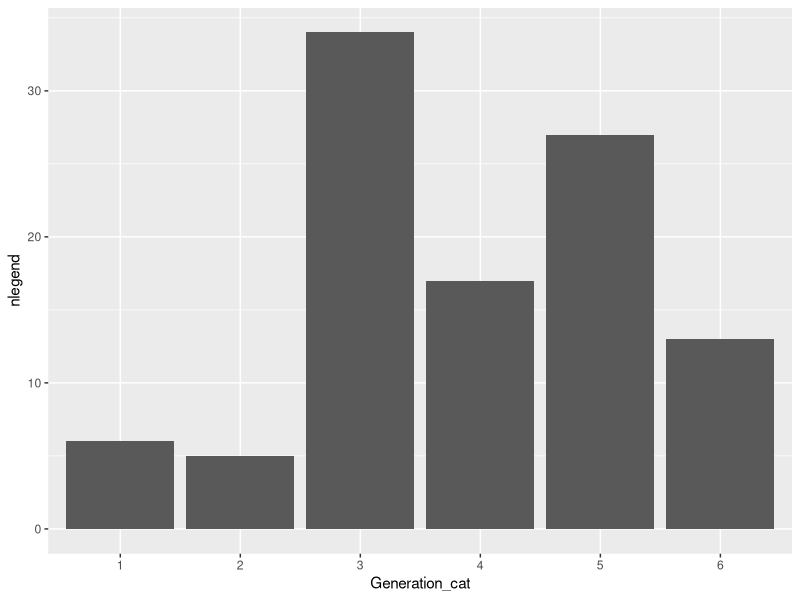
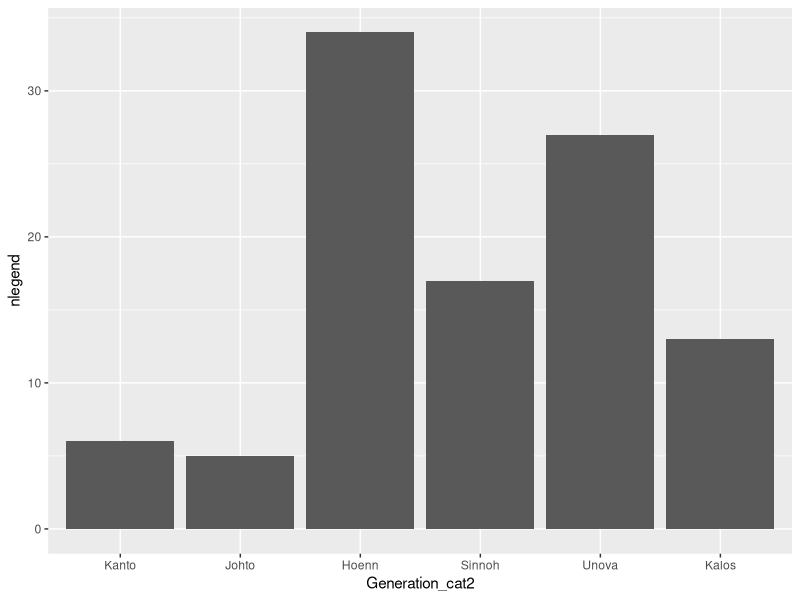
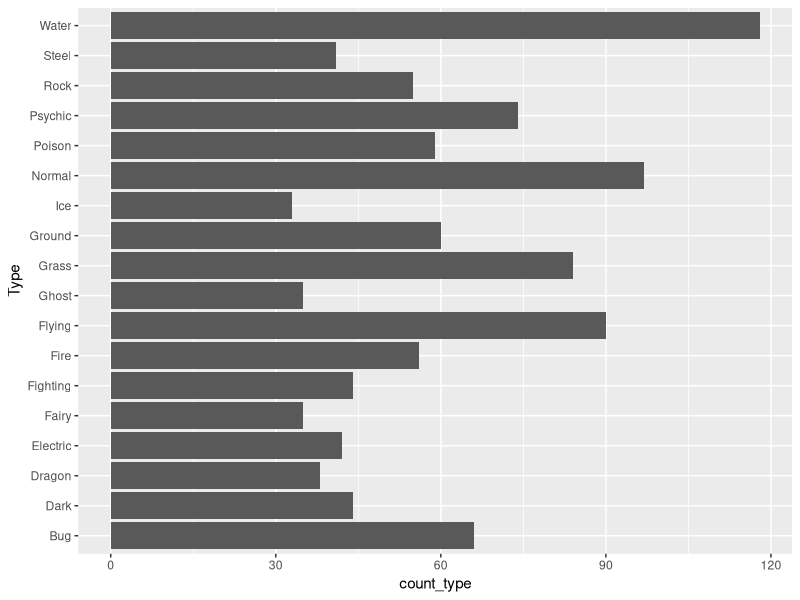
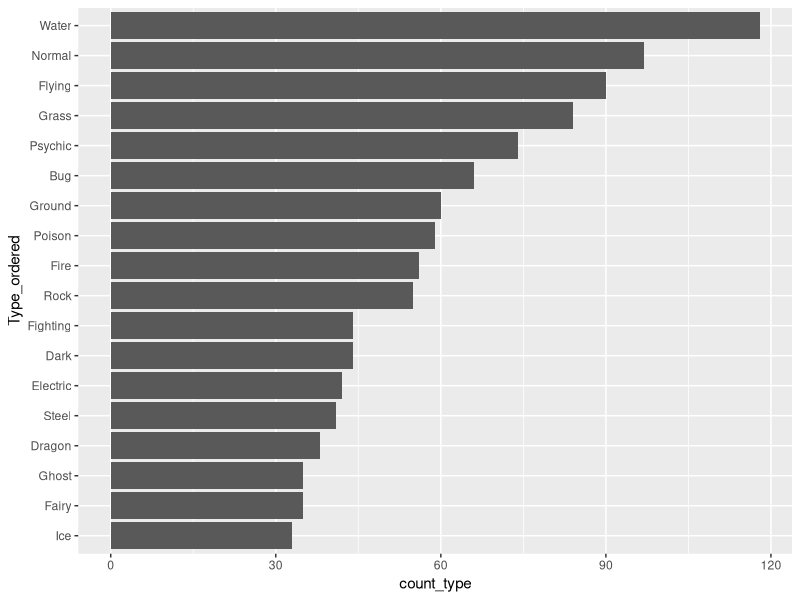
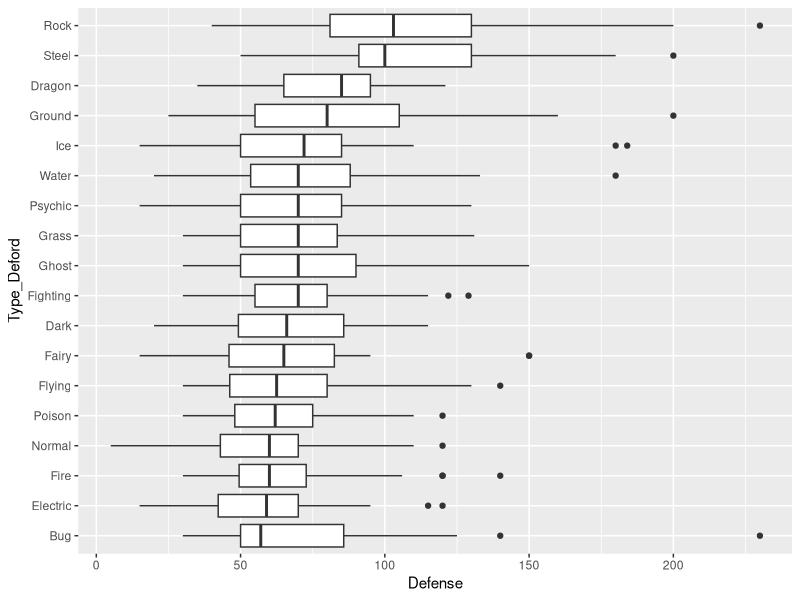
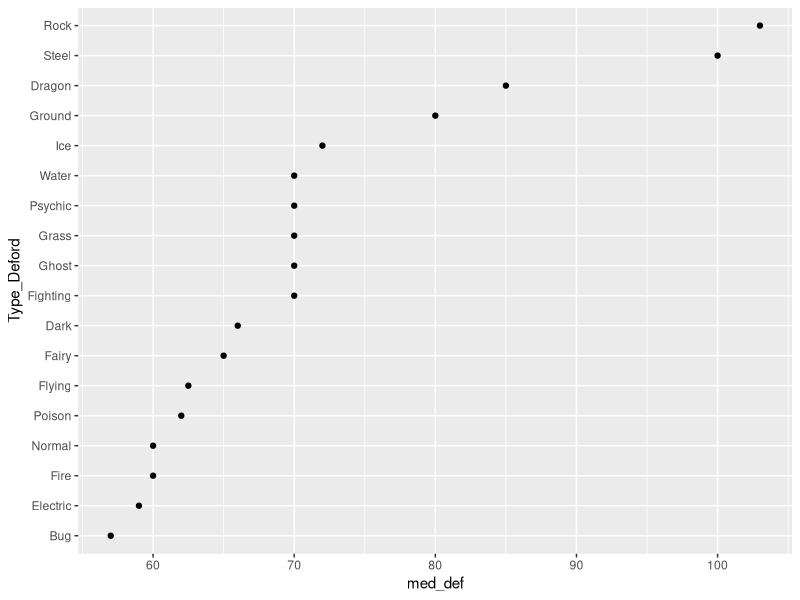
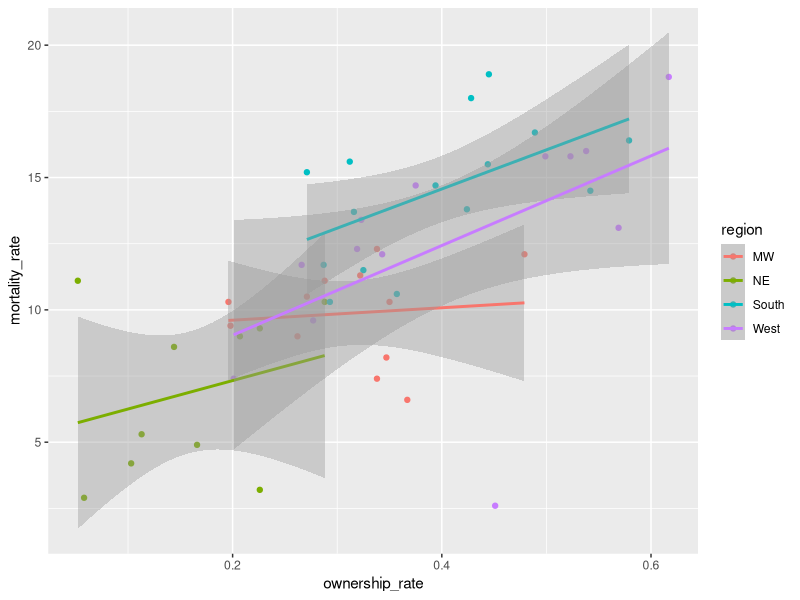
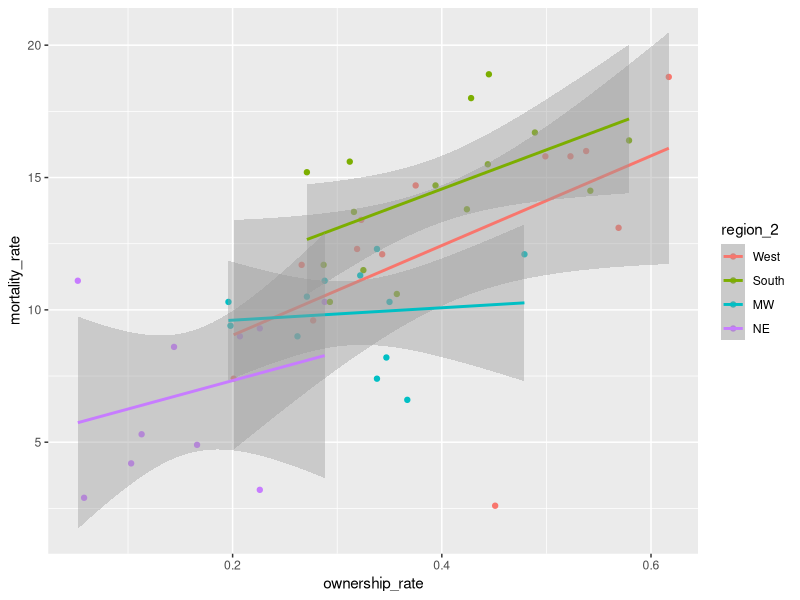

Reproduce these figures in R, in order.
## ---- chunk 1
library(tidyverse)
pokemon_df <- read_csv("data/pokemon_allgen.csv") %>%
  mutate(Generation_cat = factor(Generation))
## ---- chunk 2
pokemon_df %>% group_by(`Type 1`) %>%
  summarise(counttype = n())
## ---- chunk 3
pokemon_legend <- pokemon_df %>% filter(Legendary == TRUE) %>%
  group_by(Generation_cat) %>%
  summarise(nlegend = n())
ggplot(data = pokemon_legend, aes(x = Generation_cat, y = nlegend)) +
  geom_col()
## ---- chunk 4
pokemon_legend <- pokemon_legend %>%
  mutate(Generation_cat2 = fct_recode(Generation_cat, Kanto = "1",
                                      Johto = "2", Hoenn = "3",
                                      Sinnoh = "4", Unova = "5",
                                      Kalos = "6")) %>%
  select(Generation_cat2, everything())
head(pokemon_legend)
ggplot(data = pokemon_legend,
       aes(x = Generation_cat2, y = nlegend)) +
  geom_col()
## ---- chunk 5
pokemon_long <- pokemon_df %>% pivot_longer(c(`Type 1`, `Type 2`),
                            names_to = "Number",
                            values_to = "Type")
pokemon_long %>%
  mutate(new_type = fct_collapse(Type, Coolest = c("Ice", "Dark"),
                                 Least_Cool = c("Fire", "Fighting", "Poison"))) %>%
  select(new_type, Type, everything())
## ---- chunk 6
pokemon_nodup <- pokemon_df %>% group_by(`#`) %>% slice(1) %>%
  ungroup()
pokemon_long <- pokemon_nodup %>%
  pivot_longer(c(`Type 1`, `Type 2`),
               names_to = "Number",
               values_to = "Type")
pokemon_sum <- pokemon_long %>%
  group_by(Type) %>%
  summarise(count_type = n()) %>%
  filter(!is.na(Type))
ggplot(data = pokemon_sum, aes(x = Type,
                               y = count_type)) +
  geom_col() +
  coord_flip()  ## flips the x and y axes
## ---- chunk 7
pokemon_sum <- pokemon_sum %>% 
  mutate(Type_ordered = fct_reorder(.f = Type, .x = count_type))
ggplot(data = pokemon_sum, aes(x = Type_ordered,
                               y = count_type)) +
  geom_col() +
  coord_flip()
## ---- chunk 8
pokemon_long <- pokemon_long %>%
  filter(!is.na(Type)) %>%
  mutate(Type_Deford = fct_reorder(.f = Type, .x = Defense,
                                   .fun = median))
ggplot(data = pokemon_long, aes(x = Type_Deford,
                               y = Defense)) +
  geom_boxplot() + 
  coord_flip()
## ---- chunk 9
pokemon_med <- pokemon_long %>% group_by(Type_Deford) %>%
  summarise(med_def = median(Defense)) %>%
  mutate(Type_Deford = fct_reorder(.f = Type_Deford, .x = med_def,
                                   .fun = median))

ggplot(data = pokemon_med, aes(x = med_def, y = Type_Deford)) +
  geom_point()
## ---- chunk 10
mortality_df <- read_csv("data/gun_violence_us.csv") %>%
  mutate(region = factor(region))
## ---- chunk 11
ggplot(data = mortality_df,
       aes(x = ownership_rate, y = mortality_rate, colour = region)) +
  geom_point() +
  geom_smooth(method = "lm")
## ---- chunk 12
mortality_df <- mortality_df %>%
  mutate(region_2 = fct_reorder2(region,
                                 .x = ownership_rate,
                                 .y = mortality_rate))
ggplot(data = mortality_df,
       aes(x = ownership_rate, y = mortality_rate, colour = region_2)) +
  geom_point() +
  geom_smooth(method = "lm")
## ---- chunk 13
mortality_df <- mortality_df %>%
  mutate(region_3 = fct_relevel(region, c("South", "West", "MW", "NE")))
ggplot(data = mortality_df,
       aes(x = ownership_rate, y = mortality_rate, colour = region_3)) +
  geom_point() +
  geom_smooth(method = "lm")
## ---- chunk 14
mod <- lm(mortality_rate ~ ownership_rate + region, data = mortality_df)
mod2 <- lm(mortality_rate ~ ownership_rate + region_2, data = mortality_df)
mod3 <- lm(mortality_rate ~ ownership_rate + region_3, data = mortality_df)
summary(mod)
summary(mod2)
summary(mod3)
## ---- chunk 15
pokemon_nodup <- pokemon_df %>% group_by(`#`) %>% slice(1) ## %>%
  ## ungroup()
pokemon_long <- pokemon_nodup %>%
  pivot_longer(c(`Type 1`, `Type 2`),
               names_to = "Number",
               values_to = "Type")

pokemon_long <- pokemon_long %>%
  filter(!is.na(Type)) %>%
  mutate(Type_Deford = fct_reorder(.f = Type, .x = Defense,
                                   .fun = median))
ggplot(data = pokemon_long, aes(x = Type_Deford,
                               y = Defense)) +
  geom_boxplot() + 
  coord_flip()
## ---- chunk 16
library(tidyverse)
gss_cat
## ---- chunk 17
relig_summary <- gss_cat %>%
  group_by(relig) %>%
  summarise(
    age = mean(age, na.rm = TRUE),
    tvhours = mean(tvhours, na.rm = TRUE),
    n = n()
  )

ggplot(data = relig_summary, aes(tvhours, relig)) +
  geom_point()
## ---- chunk 18
by_age <- gss_cat %>%
  filter(!is.na(age)) %>%
  count(age, marital) %>%
  group_by(age) %>%
  mutate(prop = n / sum(n))

ggplot(by_age, aes(age, prop,
                  colour = marital)) +
  geom_line(na.rm = TRUE) +
  labs(colour = "marital")
## ---- chunk 19
gss_cat <- gss_cat %>% mutate(party_small = fct_collapse(partyid,
                                              Other = c("No answer", "Don't know", "Other party"),
                                              Ind = c("Ind,near rep", "Independent", "Ind,near dem"),
                                              Rep = c("Strong republican", "Not str republican"),
                                              Dem = c("Not str democrat", "Strong democrat")))

gss_recent <- gss_cat %>% filter(year == 2014)

tab1 <- table(gss_recent$party_small, gss_recent$race)
tab1
prop.table(tab1)
prop.table(tab1, margin = 1)
prop.table(tab1, margin = 2)
## ---- chunk 20
pokemon_nodup <- pokemon_df %>% group_by(`#`) %>% slice(1) %>%
  ungroup()
## ---- chunk 21
gss_cat %>%
  mutate(partyid_new = fct_recode(partyid,
                                  `Weak republican` = "Not str republican",
                                  `Weak democrat` = "Not str democrat")) %>% group_by(partyid_new) %>%
  summarise(ncount = n())
## ---- chunk 22
gss_cat <- gss_cat %>% mutate(party_small = fct_collapse(partyid,
                                              Other = c("No answer", "Don't know", "Other party"),
                                              Ind = c("Ind,near rep", "Independent", "Ind,near dem"),
                                              Rep = c("Strong republican", "Not str republican"),
                                              Dem = c("Not str democrat", "Strong democrat")))
## ---- chunk 23
relig_summary <- gss_cat %>%
  group_by(relig) %>%
  summarise(
    age = mean(age, na.rm = TRUE),
    tvhours = mean(tvhours, na.rm = TRUE),
    n = n()
  )

ggplot(data = relig_summary, aes(tvhours, relig)) +
  geom_point()
## ---- chunk 24
relig_summary <- relig_summary %>%
  mutate(relig = fct_reorder(relig, tvhours))
ggplot(data = relig_summary, aes(tvhours, relig)) +
  geom_point()
## ---- chunk 25
by_age <- gss_cat %>%
  filter(!is.na(age)) %>%
  count(age, marital) %>%
  group_by(age) %>%
  mutate(prop = n / sum(n))

ggplot(by_age, aes(age, prop,
                  colour = marital)) +
  geom_line(na.rm = TRUE) +
  labs(colour = "marital")
## ---- chunk 26
by_age2 <- by_age %>% ungroup() %>%
  mutate(marital2 = fct_reorder2(marital, .x = age, .y = prop))
ggplot(by_age2, aes(age, prop,
                  colour = marital2)) +
  geom_line(na.rm = TRUE) +
  labs(colour = "marital") +
  scale_colour_viridis_d()
